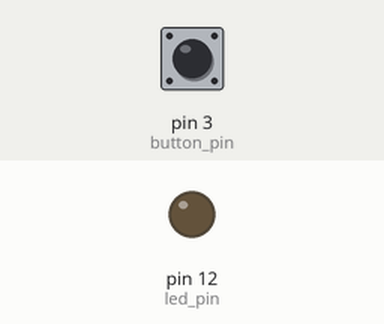
This program was run on a simulated Raspberry Pi (header pin numbers). Parts: output pins drawn as LEDs (lit = HIGH). The inputs (shaded band) are chosen by the test bench; at power-on: pin 3 (button_pin) HIGH.

Above: at 1.2 s.
1.3 s: pin 3 (button_pin) pulled LOW for 0.15 s
At 2.5 s:
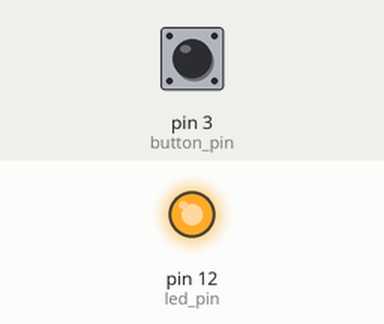
2.9 s: pin 3 (button_pin) pulled LOW for 3.2 s
At 3.9 s:
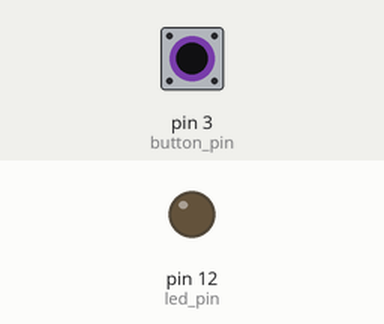
Timing chart, 0 to 7.6 s (numbered marks = the images above; inputs shaded):
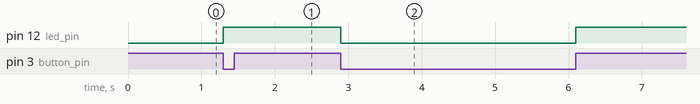

The program:

led_with_button_1.py
```python
#! /usr/bin/python3

import RPi.GPIO as gpio
import signal
from time import sleep


def led_handler(pin: int):
    global led_on
    if pin == button_pin:
        if led_on:
            gpio.output(led_pin, gpio.LOW)
            led_on = False
        else:
            gpio.output(led_pin, gpio.HIGH)
            led_on = True


def signal_handler(signum, frame):
    print("Received signal {}.".format(signum))
    gpio.cleanup()
    exit(0)


if __name__ == "__main__":
    gpio.setmode(gpio.BOARD)

    button_pin = 3
    led_pin = 12
    gpio.setup(button_pin, gpio.IN, pull_up_down=gpio.PUD_UP)
    gpio.setup(led_pin, gpio.OUT)

    gpio.output(led_pin, gpio.LOW)
    led_on = False

    gpio.add_event_detect(button_pin, gpio.BOTH, bouncetime=200)
    gpio.add_event_callback(button_pin, led_handler)

    signal.signal(signal.SIGINT, signal_handler)

    while (True):
        sleep(60)
```

Measured:
- after the input at 1.3 s, pin 12 (led_pin): LOW → HIGH at once
- after the input at 2.9 s, pin 12 (led_pin): HIGH → LOW at once, → HIGH 3.2 s later
